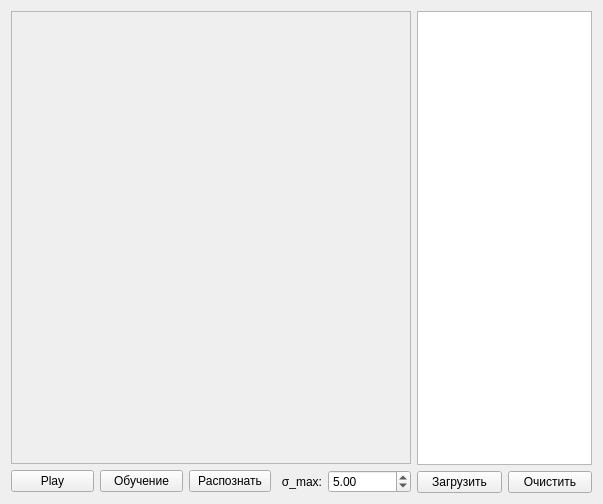
<?xml version="1.0" encoding="UTF-8"?>
<ui version="4.0">
 <class>MainWindow</class>
 <widget class="QMainWindow" name="MainWindow">
  <property name="geometry">
   <rect>
    <x>0</x>
    <y>0</y>
    <width>603</width>
    <height>504</height>
   </rect>
  </property>
  <property name="windowTitle">
   <string>MainWindow</string>
  </property>
  <widget class="QWidget" name="centralWidget">
   <layout class="QHBoxLayout" name="horizontalLayout_3">
    <item>
     <layout class="QVBoxLayout" name="verticalLayout">
      <item>
       <widget class="QScrollArea" name="scrollArea">
        <property name="minimumSize">
         <size>
          <width>400</width>
          <height>0</height>
         </size>
        </property>
        <property name="widgetResizable">
         <bool>true</bool>
        </property>
        <widget class="QWidget" name="scrollAreaWidgetContents">
         <property name="geometry">
          <rect>
           <x>0</x>
           <y>0</y>
           <width>398</width>
           <height>451</height>
          </rect>
         </property>
         <layout class="QVBoxLayout" name="verticalLayout_3">
          <property name="spacing">
           <number>0</number>
          </property>
          <property name="leftMargin">
           <number>0</number>
          </property>
          <property name="topMargin">
           <number>0</number>
          </property>
          <property name="rightMargin">
           <number>0</number>
          </property>
          <property name="bottomMargin">
           <number>0</number>
          </property>
          <item>
           <widget class="QLabel" name="imageView">
            <property name="text">
             <string/>
            </property>
            <property name="alignment">
             <set>Qt::AlignCenter</set>
            </property>
           </widget>
          </item>
         </layout>
        </widget>
       </widget>
      </item>
      <item>
       <layout class="QHBoxLayout" name="horizontalLayout">
        <item>
         <widget class="QPushButton" name="buttonPlay">
          <property name="text">
           <string>Play</string>
          </property>
         </widget>
        </item>
        <item>
         <widget class="QPushButton" name="buttonLearn">
          <property name="text">
           <string>Обучение</string>
          </property>
         </widget>
        </item>
        <item>
         <widget class="QPushButton" name="buttonRecognize">
          <property name="text">
           <string>Распознать</string>
          </property>
         </widget>
        </item>
        <item>
         <widget class="QLabel" name="labelSigmaMax">
          <property name="enabled">
           <bool>true</bool>
          </property>
          <property name="maximumSize">
           <size>
            <width>45</width>
            <height>16777215</height>
           </size>
          </property>
          <property name="text">
           <string>σ_max:</string>
          </property>
          <property name="alignment">
           <set>Qt::AlignRight|Qt::AlignTrailing|Qt::AlignVCenter</set>
          </property>
         </widget>
        </item>
        <item>
         <widget class="QDoubleSpinBox" name="spinSigmaMax">
          <property name="minimum">
           <double>2.000000000000000</double>
          </property>
          <property name="maximum">
           <double>50.000000000000000</double>
          </property>
          <property name="singleStep">
           <double>0.500000000000000</double>
          </property>
          <property name="value">
           <double>5.000000000000000</double>
          </property>
         </widget>
        </item>
       </layout>
      </item>
     </layout>
    </item>
    <item>
     <layout class="QVBoxLayout" name="verticalLayout_2">
      <property name="sizeConstraint">
       <enum>QLayout::SetMinimumSize</enum>
      </property>
      <item>
       <widget class="QListWidget" name="listItem">
        <property name="minimumSize">
         <size>
          <width>175</width>
          <height>0</height>
         </size>
        </property>
        <property name="maximumSize">
         <size>
          <width>200</width>
          <height>16777215</height>
         </size>
        </property>
        <property name="horizontalScrollBarPolicy">
         <enum>Qt::ScrollBarAlwaysOff</enum>
        </property>
        <property name="editTriggers">
         <set>QAbstractItemView::EditKeyPressed|QAbstractItemView::SelectedClicked</set>
        </property>
        <property name="showDropIndicator" stdset="0">
         <bool>false</bool>
        </property>
        <property name="selectionMode">
         <enum>QAbstractItemView::ExtendedSelection</enum>
        </property>
        <property name="selectionBehavior">
         <enum>QAbstractItemView::SelectItems</enum>
        </property>
        <property name="iconSize">
         <size>
          <width>95</width>
          <height>95</height>
         </size>
        </property>
       </widget>
      </item>
      <item>
       <layout class="QHBoxLayout" name="horizontalLayout_2">
        <property name="sizeConstraint">
         <enum>QLayout::SetMinimumSize</enum>
        </property>
        <item>
         <widget class="QPushButton" name="buttonLoad">
          <property name="maximumSize">
           <size>
            <width>90</width>
            <height>16777215</height>
           </size>
          </property>
          <property name="text">
           <string>Загрузить</string>
          </property>
         </widget>
        </item>
        <item>
         <widget class="QPushButton" name="buttonClear">
          <property name="maximumSize">
           <size>
            <width>90</width>
            <height>16777215</height>
           </size>
          </property>
          <property name="text">
           <string>Очистить</string>
          </property>
         </widget>
        </item>
       </layout>
      </item>
     </layout>
    </item>
   </layout>
  </widget>
 </widget>
 <layoutdefault spacing="6" margin="11"/>
 <resources/>
 <connections/>
</ui>
